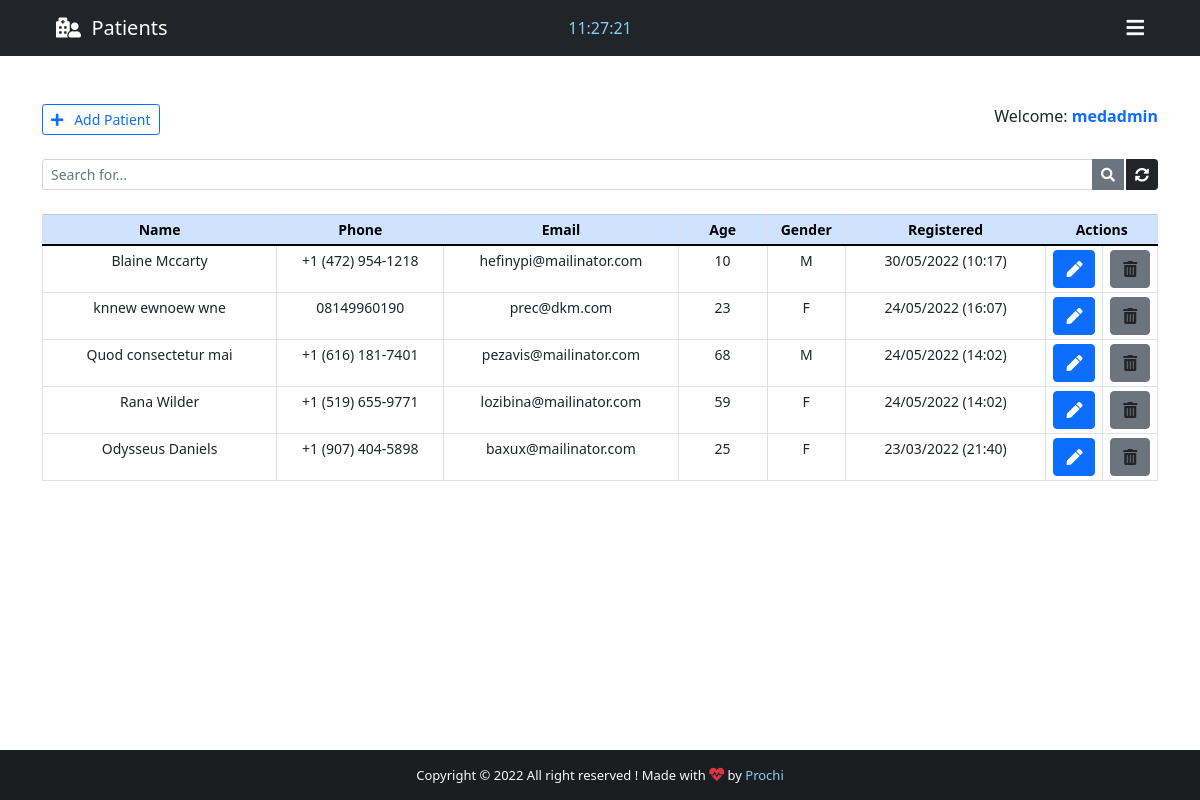
The app's page /backend/ (signed in) with its own data.
### base/models.py (models this page shows, shortened)
class Patient(models.Model):
    GENDER = (
        ('M', 'M'),
        ('F', 'F')
    )
    id = models.IntegerField(primary_key=True)
    name = models.CharField(max_length=40)
    phone = models.CharField(max_length=20)
    email = models.CharField(max_length=40)
    age = models.CharField(max_length=3)
    gender = models.CharField(max_length=1, null=True, choices=GENDER)
    note = models.TextField(blank=True)
    created_at = models.DateTimeField(auto_now_add=True)

### base/views.py (the view)
# urls.py: path('backend/', views.backend, name="backend"),
@cache_control(no_cache=True, must_revalidate=True, no_store=True)
@login_required(login_url='login')
def backend(request):
    if 'q' in request.GET:
        q = request.GET['q']
        all_patient_list = Patient.objects.filter(
            Q(name__icontains=q) | Q(phone__icontains=q) | Q(email__icontains=q) | Q(age__icontains=q) | Q(gender__icontains=q) | Q(note__icontains=q)
        ).order_by('-created_at')
    else:
        all_patient_list = Patient.objects.all().order_by('-created_at')
    paginator = Paginator(all_patient_list, 5)
    page = request.GET.get('page')
    all_patient = paginator.get_page(page)
    total = Patient.objects.all().count()
    return render(request, "base/backend.html", {"patients":all_patient, 'count':total })

### base/templates/base/backend.html (shortened to what this page needs)
{% extends 'main.html' %}
{% block nav-content %}
<i class="fas fa-hospital-user"></i>&nbsp;&nbsp;Patients
{% endblock nav-content %}
{% block time %}
<div class="col-sm">
    <center>
        <span id="clock" style="color: #89cff0;"></span>
    </center>
</div>
{% endblock time %}
{% block btn-nav %}
<div class="text-light" id="sidebar" data-bs-toggle="offcanvas" data-bs-target="#offcanvasRight" aria-controls="offcanvasRight">
    <i class="fas fa-bars"></i>
</div>
{% endblock btn-nav %}
{% block footer %} style="color: #89cff0; text-decoration: none;"{% endblock footer %}
{% block content %}
<div class="container">
    <br><br>
    <div class="d-flex justify-content-between">
        <a href="{% url 'add_patient' %}" id="Btn-add-desktop" class="btn btn-outline-primary btn-sm txt-sm" id="add-patient">
            <i class="fas fa-plus"></i>&nbsp;&nbsp; Add Patient
        </a>
        <span class="welcome">
            Welcome: <strong><span class="text-primary">{{ user.get_username }}</span></strong>
        </span>
    </div>
    <form action="" method="GET">
        <div class="input-group input-group-sm mb-3 mt-4">
            <input type="text" name="q" class="form-control" placeholder="Search for..." value="{{ request.GET.q }}">
            <button class="btn btn-secondary"><i class="fas fa-search"></i></button>
            <a href="{% url 'backend' %}" class="btn btn-dark" style="margin-left: 2px;"><i
                    class="fas fa-sync-alt"></i></a>
        </div>
    </form>
    <center>
        <table class="table table-bordered table-sm mt-4" style="text-align: center; font-size: 14px;">
            <thead class="table-primary">
                <tr>
                    <th style="width: 21%">Name</th>
                    <th style="width: 15%">Phone</th>
                    <th style="width: 21%">Email</th>
                    <th style="width: 8%">Age</th>
                    <th style="width: 7%">Gender</th>
                    <th style="width: 18%">Registered</th>
                    {% if request.user.is_superuser %}
                    <th style="width: 10%" colspan="2">Actions</th>
                    {% else %}
                    <th style="width: 10%" colspan="2">Edit Patient</th>
                    {% endif %}
                </tr>
            </thead>
            {% for patient in patients %}
            <tr class="txt-sm" id="chk_td">
                <td data-label="Name" id="top-table">{{ patient.name }}</td>
                <td data-label="Phone" id="reponsive-border">{{ patient.phone }}</td>
                <td data-label="Email" id="reponsive-border">{{ patient.email }}</td>
                <td data-label="Age" id="reponsive-border">{{ patient.age }}</td>
                <td data-label="Gender" id="reponsive-border">{{ patient.gender }}</td>
                <td data-label="Registered" id="reponsive-border">{{ patient.created_at | date:'d/m/Y (H:i)' }}</td>
                <td>
                    <a href="/patient/{{ patient.id }}" class="btn btn-primary btn-action" title="Edit patient">
                        <li class="fas fa-pen"></li>
                    </a>
                </td>
                {% if request.user.is_superuser %}
                <td>
                    <a class="btn btn-secondary btn-action" title="Delete patient"
                        data-bs-toggle="modal" data-bs-target="#deleteModal{{ patient.pk }}">
                        <li class="fas fa-trash-alt"></li>
                    </a>
                </td>
                {% endif %}
            </tr>
            {% endfor %}
        </table>
    </center>
</div>
<br><br><br>
{% endblock content %}

### templates/main.html (shortened to what this page needs)
{% load static %}
<!DOCTYPE html>
<html lang="en">
<head>
    <link rel="stylesheet" href="https://cdn.jsdelivr.net/npm/bootstrap@4.0.0/dist/css/bootstrap.min.css"
>
    <link href="https://cdn.jsdelivr.net/npm/bootstrap@5.0.2/dist/css/bootstrap.min.css" rel="stylesheet"
>
    <link rel="stylesheet" href="https://use.fontawesome.com/releases/v5.15.4/css/all.css" />
    <link rel="stylesheet" href="{% static 'css/style.css' %}">
</head>
<body>
    <div class="wrapper">
        <header>
            <nav class="navbar navbar-expand-lg navbar-dark bg-dark">
                <div class="col-sm">
                    <a href="{% url 'frontend' %}" class="navbar-brand flex-grow-1" id="nav-content">
                        {% block nav-content %}{% endblock nav-content %}
                    </a>
                </div>
                {% block time %}{% endblock time %}
                <div class="col-sm">
                    {% block btn-nav %}{% endblock btn-nav %}
                </div>
            </nav>
        </header>
        {% block content %} {% endblock content %}
    </div>
    <footer class="bg-dark text-center text-lg-start text-light" id="footer">
        <div class="text-center p-3" style="background-color: rgba(0, 0, 0, 0.2);">
            Copyright &copy; {% now "Y" %} <span id="all-rights">All right reserved</span> ! Made with
            <i class="text-danger fas fa-heartbeat blink_me" style="font-size: 15px;"></i> by
            <a href="https://github.com/preciousimo" target="_blank" {% block footer %}{% endblock footer %}>Prochi</a>
        </div>
    </footer>
</body>
</html>

### static/css/style.css (style rules this page uses)
html, body { height: 100%; margin: 0; max-width: 100%; overflow: hidden; }
#sidebar, #front-nav-icon { float: right; margin-right: 25px; cursor: pointer; font-size: 20px; }
.wrapper { min-height: 100%; margin-bottom: -50px; }
#footer, .push { height: 50px; font-size: 13px; }
#nav-content { text-align: center; color: #fff; margin-left: 25px; }

### records on screen
Patient: name "Blaine Mccarty", phone "+1 (472) 954-1218", email "hefinypi@mailinator.com", age "10", gender "M", created_at "30/05/2022 (10:17)"
Patient: name "knnew ewnoew wne", phone "08149960190", email "prec@dkm.com", age "23", gender "F", created_at "24/05/2022 (16:07)"
Patient: name "Quod consectetur mai", phone "+1 (616) 181-7401", email "pezavis@mailinator.com", age "68", gender "M", created_at "24/05/2022 (14:02)"
Patient: name "Rana Wilder", phone "+1 (519) 655-9771", email "lozibina@mailinator.com", age "59", gender "F", created_at "24/05/2022 (14:02)"
Patient: name "Odysseus Daniels", phone "+1 (907) 404-5898", email "baxux@mailinator.com", age "25", gender "F", created_at "23/03/2022 (21:40)"

### other values on screen
{{ user.get_username }} "medadmin"
